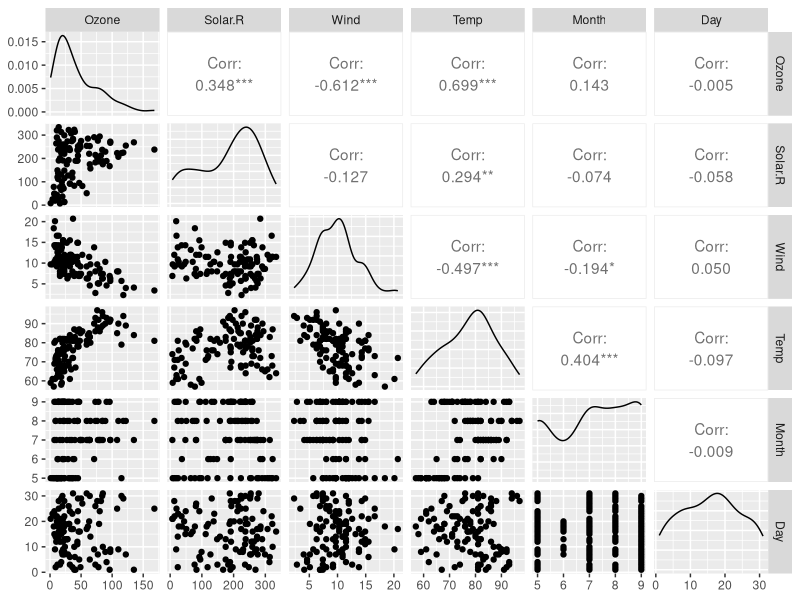
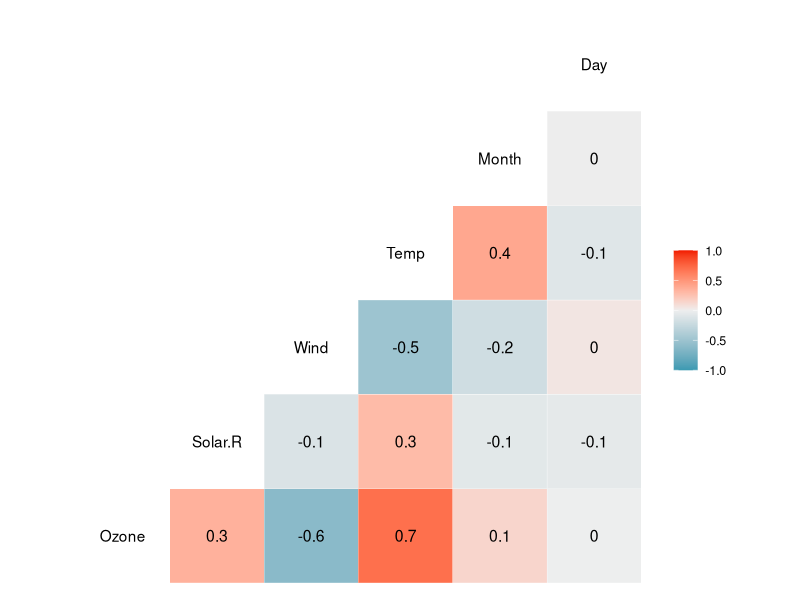
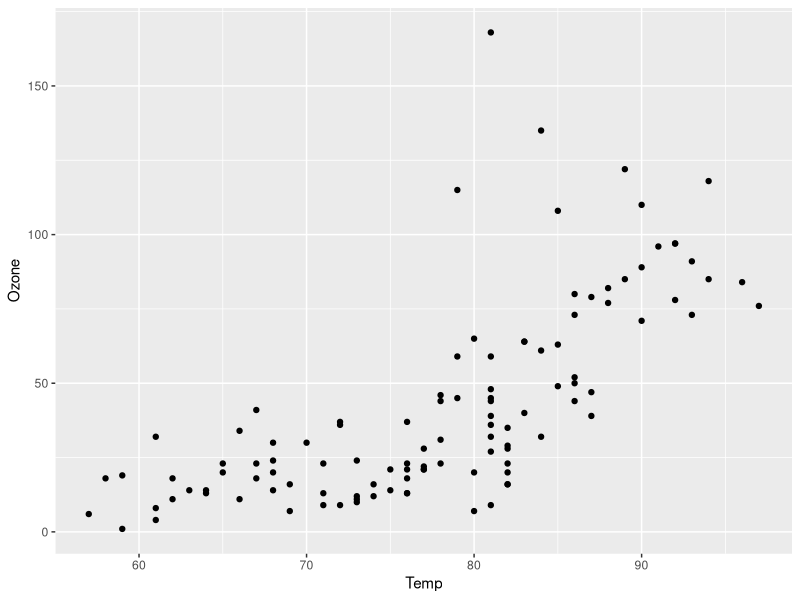
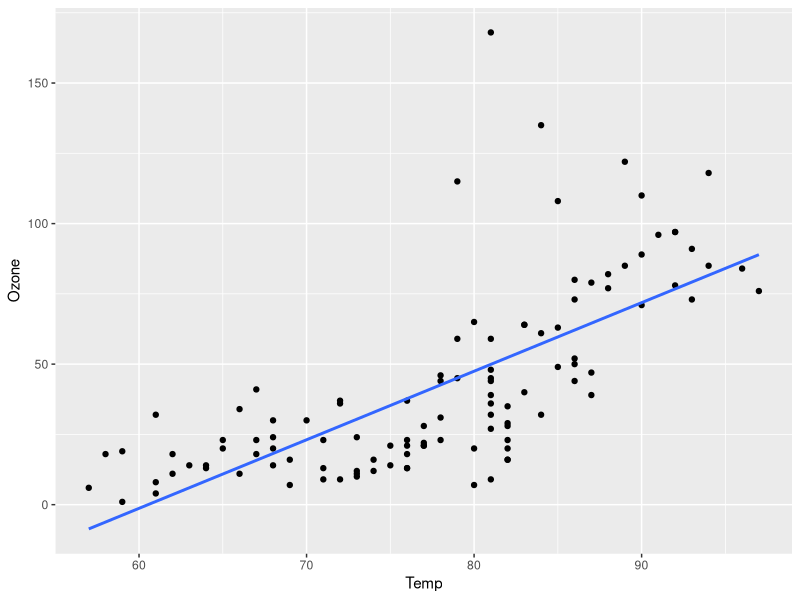
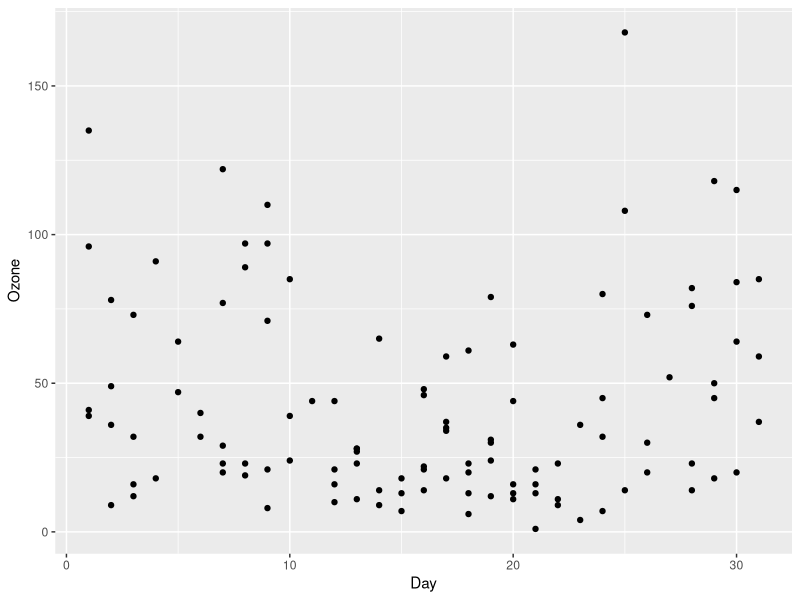
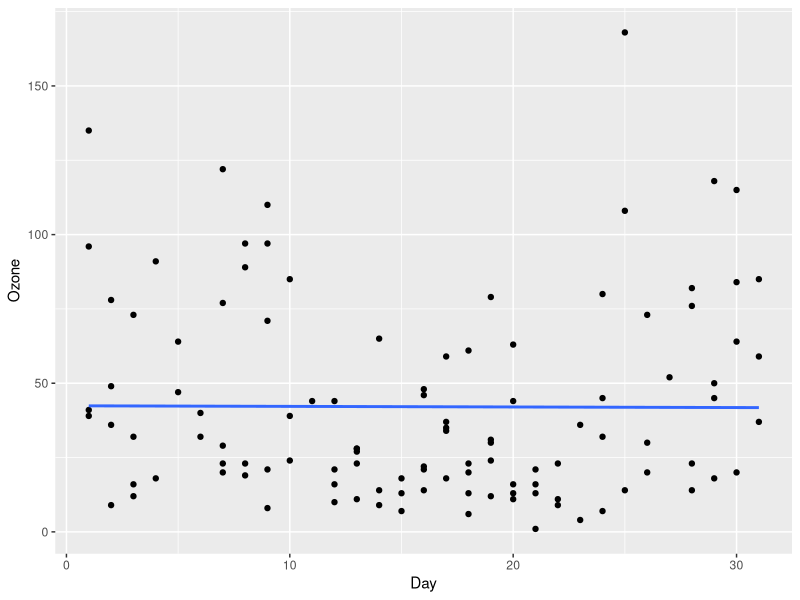

Here is the R script that generated these plots, in order:
## ---- chunk 1
library(GGally)
library(tidyverse)

## ---- chunk 2
air = airquality
head(air)
## ---- chunk 3
air2 = air %>% filter(!is.na(Ozone)) %>% filter(!is.na(Solar.R))
head(air2)
## ---- chunk 4
ggpairs(air2)
ggcorr(air2, label = TRUE)
## ---- chunk 5
ggplot(air2, aes(x=Temp, y=Ozone))+
  geom_point()
## ---- chunk 6
model1 = lm(formula = Ozone~Temp, data = air2)
summary(model1)
confint(model1)
## ---- chunk 7
ggplot(air2, aes(x=Temp, y=Ozone))+
  geom_point()+
geom_smooth(method = "lm", se = FALSE)
## ---- chunk 8
#Manual
#-147.65+2.44*80=
#Prediction 47.55

## ---- chunk 9
ggplot(air2, aes(x=Day, y=Ozone))+
  geom_point()
## ---- chunk 10
model2=lm(formula = Ozone~Day, data = air2)
summary(model2)
confint(model2)
## ---- chunk 11
ggplot(air2, aes(x=Day, y=Ozone))+
  geom_point()+
  geom_smooth(method = "lm", se = FALSE)
